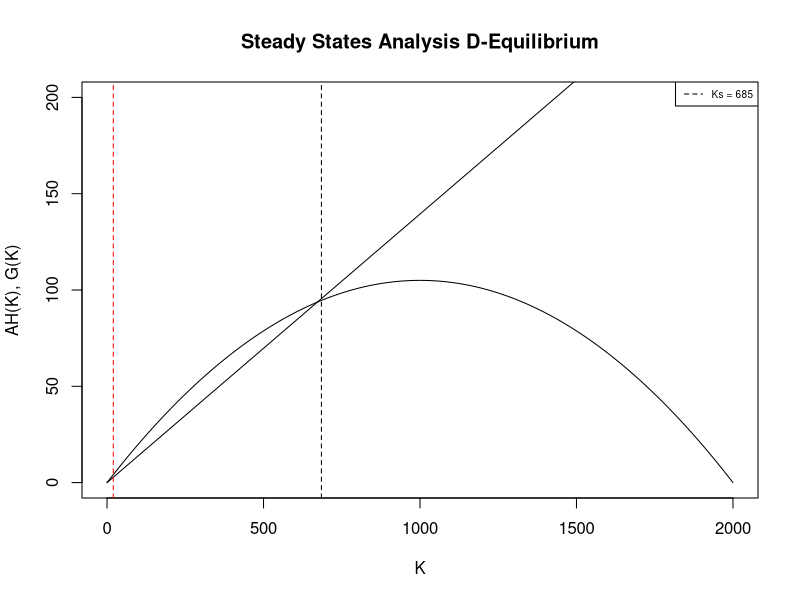
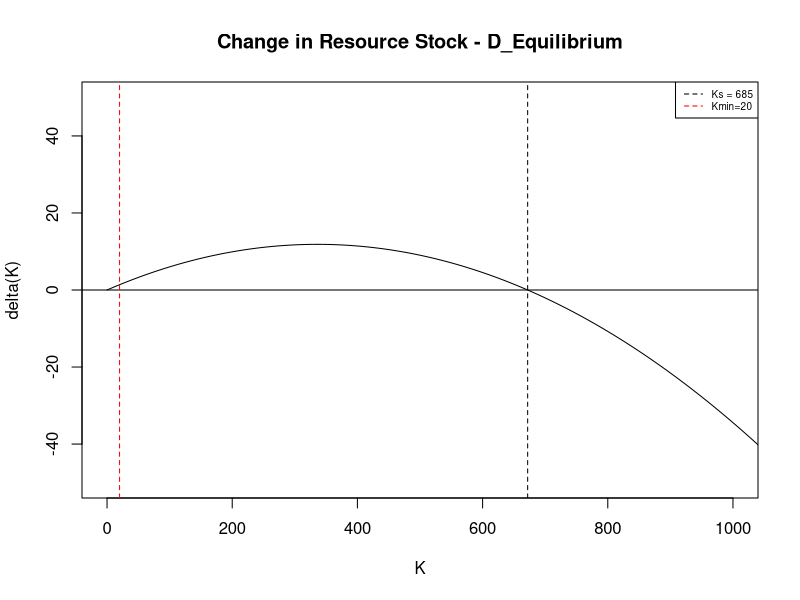

Generate these figures, in order, with R: (Note: this script raises an error after producing the figures.)
setwd("~/Documents/Reseach Project")

rm(list=ls())


carrying_capacity = 2000

count_fisheries = 1000

K=seq(from=0, to = carrying_capacity, by=1)



ah=function(data)
{H= 24 * (10 *(83 - (0.008 * 83^2))  * ((data)/ carrying_capacity)) * (83)/(24*83)
return(H)
}

plot(K, ah(K), ylim=c(0,200), type="l", main="Steady States Analysis D-Equilibrium", ylab="AH(K), G(K)")
a=0.21

G=function(data)
{
  Gi= a * (data) * (1-((data)/carrying_capacity))
  return(Gi)
}


lines(K, G(K))

intersect(G(K), ah(K))
abline(v=685, lty="dashed")
abline(v=20, lty="dashed", col="red")

legend("topright", cex=0.6, legend=c("Ks = 685"), lty=c("dashed"), col=c("black"))




ah(1)
a=0.21
delta=function(data1)
{
 d= 0.21 * (data1) * (1-((data1)/carrying_capacity))-24* ((10 *(83 - 0.008 * 83^2)  * ((data1)/ carrying_capacity)) * (83)/(24*83))
  return(d)
}

K=seq(from=0, to = carrying_capacity, by=1)

delta(K)
plot(K, delta(K), xlim=c(0,1000), ylim=c(-50, 50), type="l", main = "Change in Resource Stock - D_Equilibrium")
abline(v=uniroot(delta, lower = 50, upper= 1000)[1], lty="dashed")
abline(h=0)
abline(v=20, lty="dashed", col="red")
legend("topright", cex=0.6, legend=c("Ks = 685", "Kmin=20"), lty=c("dashed"), col=c("black", "red"))


delta=function(x, y)
{
  d= (0.21 * (x) * (1-((x)/carrying_capacity)))-24* ((10 *(y - 0.008 * y^2)  * ((x)/ carrying_capacity)) * (y)/(24*y))
  return(d)
}


delta(K, x)


plot(K, delta(K, x))
legend("topright", cex=0.6, legend=c("Ks = 685"), lty=c("dashed"), col=c("black"))

############

AHCE=function(data)
{H= 24 * (10 *(30 - (0.008 * 30^2))  * ((data)/ carrying_capacity)) * (30)/(24*30)
return(H)
}


plot(K, AHCE(K), ylim=c(0,200), type="l", main="Steady State Analysis C-E-Equilibrium", ylab="AH(K), G(K)")
lines(K, G(K))

abline(v=902, lty="dashed")
abline(v=20, lty="dashed", col="red")
legend("topright", cex=0.6, legend=c("Ks = 902", "Kmin=20"), lty=c("dashed"), col=c("black", "red"))


lines(K, ah(K))



